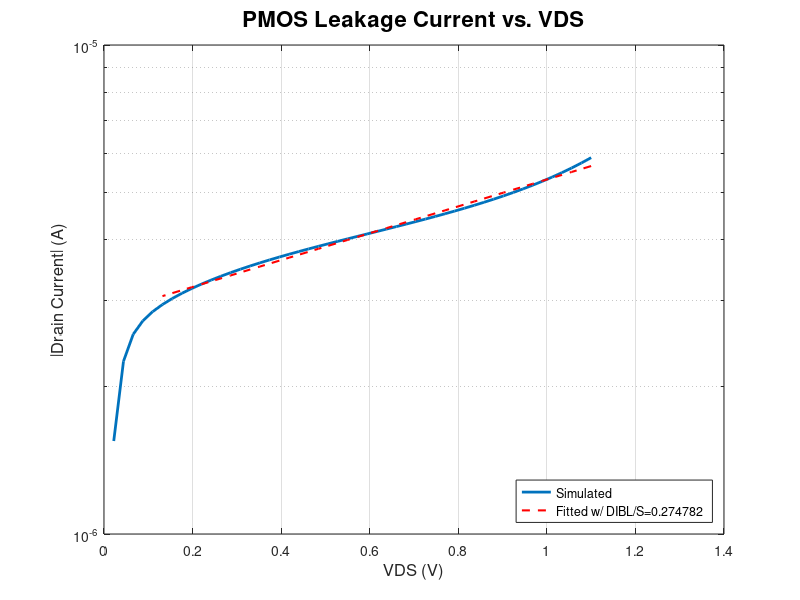
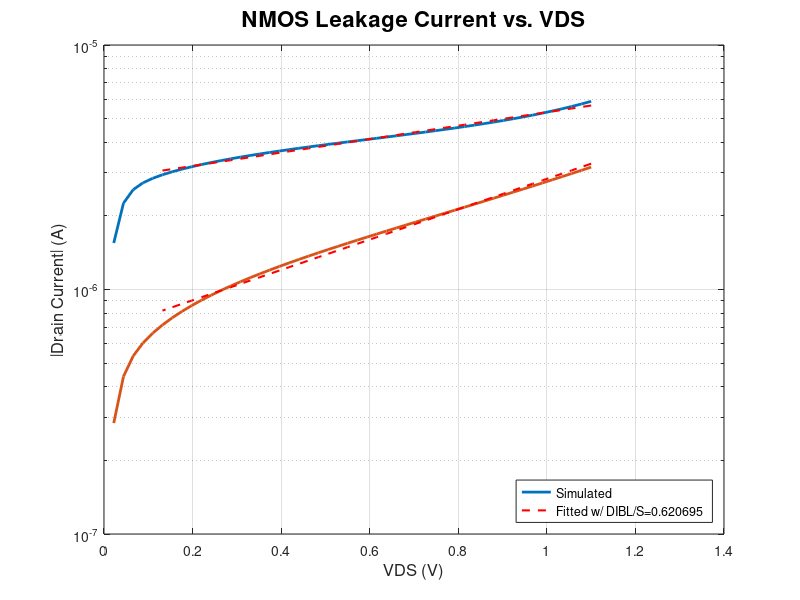
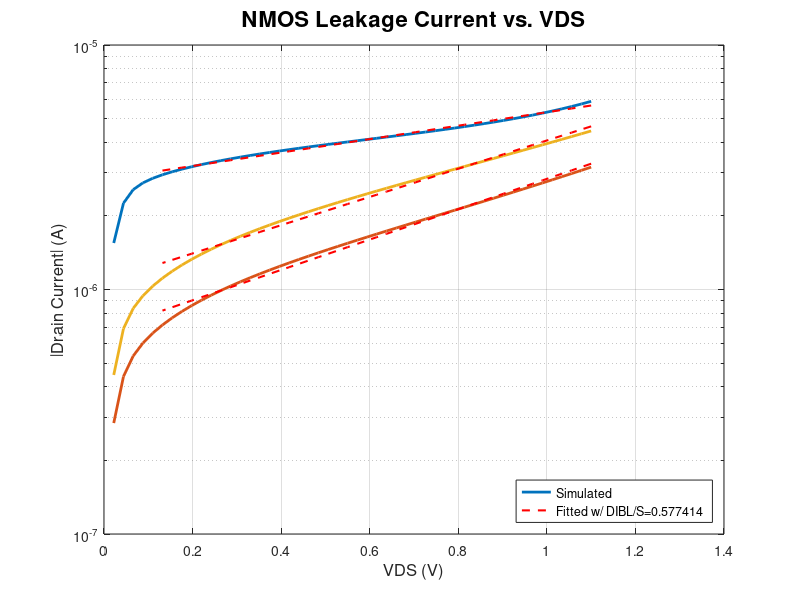

Here is the MATLAB script that generated these plots, in order:
function plotGen ()
try

%##########################################################
%#      MATLAB code to plot PMOS leakage current vs VDS   #
%##########################################################

%load data%
load RVP_Ileak_PU/DAT/dc_dc.dat;
load RVP_Ileak_PU/DAT/dc_P1_PX_d.dat;

%put current data into matrix I%
I=dc_P1_PX_d;
W=160e-9;
Leff=120e-9;
I=I*1e6/(W*1e6);  %I in the unit of uA/um

%print Ioff at nominal VDD to file for RVP model calculations
fout = fopen('RVP_Ileak_PU/data.txt', 'w');
fprintf(fout, '%e\n', abs(I(1,1)));
fclose(fout);

%plot data and format figure%
semilogy(abs(dc_dc),abs(I),'LineWidth',2);
grid on;
xlabel('VDS (V)','fontsize',12);
ylabel('\midDrain Current\mid (A)','fontsize',12);
title('PMOS Leakage Current vs. VDS','fontsize',16);

%extract the DIBL/S coefficient 
%remove the points close to 5*Vth (5*26mV)
Vth = 0.026;
thresh = 5*Vth;
id = find(abs(dc_dc)>thresh);
vds = abs(dc_dc(id));
lnI = log(abs(I(id)));
%fitting the linear curve ln(I)
p = polyfit(vds,lnI,1);
DIBLdivS = p(1)/log(10);
%plot the fitted curve
yfit = exp(p(1).*vds+p(2));
hold on;
semilogy(vds,yfit,'--r','LineWidth',1.5);
str = sprintf('Fitted w/ DIBL/S=%f',DIBLdivS);
legend('Simulated',str,'location','southEast');
%save the DIBL/S value into a file
%fout = fopen('RVP_Ileak_PU/data.txt', 'w');
%fprintf(fout, '%e\n', [DIBLdivS]'); 
%fclose(fout);

%save and close%
print(gcf, '-depsc', 'RVP_Ileak_PU/IMG/RVP_Ileak_PU.eps');
close(gcf);



%##########################################################
%#      MATLAB code to plot NMOS Leakage current vs VDS   #
%##########################################################

%load data%
load RVP_Ileak_PD/DAT/dc_dc.dat;
load RVP_Ileak_PD/DAT/dc_N1_NX_d.dat;

%put current data into matrix I%
I=dc_N1_NX_d;

W=400e-9;
Leff=120e-9;
I=I*1e6/(W*1e6);  %I in the unit of uA/um

%output Ioff at VDS=nominal VDD for RVP model calculations
%fout = fopen('RVP_Ileak_PD/data.txt','w');
%fprintf(fout, '%e\n',I(1,1));
%fclose(fout);

%plot data and format figure%
semilogy(abs(dc_dc),abs(I),'LineWidth',2);
grid on;
xlabel('VDS (V)','fontsize',12);
ylabel('\midDrain Current\mid (A)','fontsize',12);
title('NMOS Leakage Current vs. VDS','fontsize',16);

%extract the DIBL/S coefficient 
%remove the points close to 5*Vth (5*26mV)
Vth = 0.026;
thresh = 5*Vth;
id = find(abs(dc_dc)>thresh);
vds = abs(dc_dc(id));
lnI = log(abs(I(id)));
%fitting the linear curve ln(I)
p = polyfit(vds,lnI,1);
%calcuate dibl/S
DIBLdivS = p(1)/log(10);
%plot the fitted curve
yfit = exp(p(1).*vds+p(2));
hold on;
semilogy(vds,yfit,'--r','LineWidth',1.5);
str = sprintf('Fitted w/ DIBL/S=%f',DIBLdivS);
legend('Simulated',str,'location','southEast');
%save the DIBL/S value into a file
%fout = fopen('RVP_Ileak_PD/data.txt', 'w');
%fprintf(fout, '%e\n', [DIBLdivS]'); 
%fclose(fout);

%save and close%
print(gcf, '-depsc', 'RVP_Ileak_PD/IMG/RVP_Ileak_PD.eps');
close(gcf);



%##########################################################
%#      MATLAB code to plot NMOS Leakage current vs VDS   #
%##########################################################

%load data%
load RVP_Ileak_PG/DAT/dc_dc.dat;
load RVP_Ileak_PG/DAT/dc_N1_NX_d.dat;

%put current data into matrix I%
I=dc_N1_NX_d;

W=270e-9;
Leff=125e-9;
I=I*1e6/(W*1e6);  %I in the unit of uA/um

%output Ioff at VDS=nominal VDD for RVP model calculations
%fout = fopen('RVP_Ileak_PG/data.txt','w');
%fprintf(fout, '%e\n',I(1,1));
%fclose(fout);

%plot data and format figure%
semilogy(abs(dc_dc),abs(I),'LineWidth',2);
grid on;
xlabel('VDS (V)','fontsize',12);
ylabel('\midDrain Current\mid (A)','fontsize',12);
title('NMOS Leakage Current vs. VDS','fontsize',16);

%extract the DIBL/S coefficient 
%remove the points close to 5*Vth (5*26mV)
Vth = 0.026;
thresh = 5*Vth;
id = find(abs(dc_dc)>thresh);
vds = abs(dc_dc(id));
lnI = log(abs(I(id)));
%fitting the linear curve ln(I)
p = polyfit(vds,lnI,1);
%calcuate dibl/S
DIBLdivS = p(1)/log(10);
%plot the fitted curve
yfit = exp(p(1).*vds+p(2));
hold on;
semilogy(vds,yfit,'--r','LineWidth',1.5);
str = sprintf('Fitted w/ DIBL/S=%f',DIBLdivS);
legend('Simulated',str,'location','southEast');
%save the DIBL/S value into a file
%fout = fopen('RVP_Ileak_PG/data.txt', 'w');
%fprintf(fout, '%e\n', [DIBLdivS]'); 
%fclose(fout);

%save and close%
print(gcf, '-depsc', 'RVP_Ileak_PG/IMG/RVP_Ileak_PG.eps');
close(gcf);




exit;
catch
fid = fopen('matlab.err','wt');
fprintf(fid,'Syntax Error: m-file');
fclose(fid);
exit;
end
